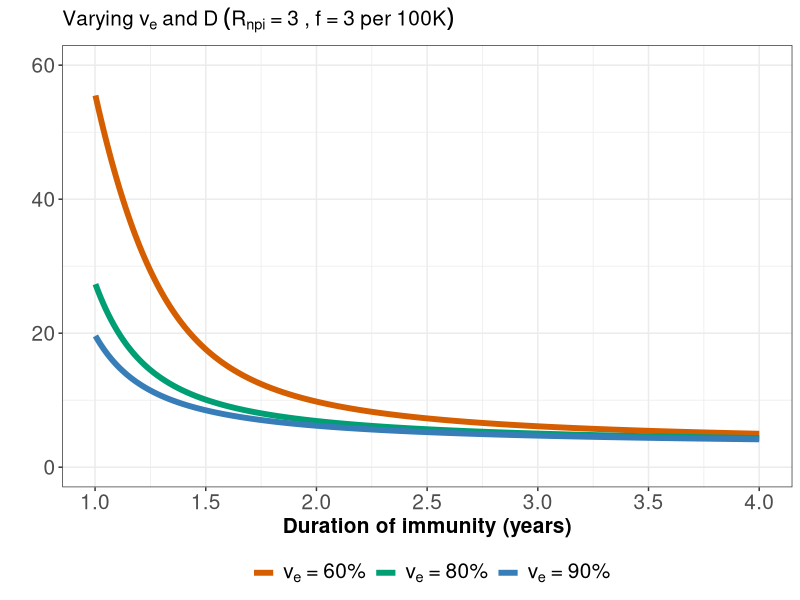
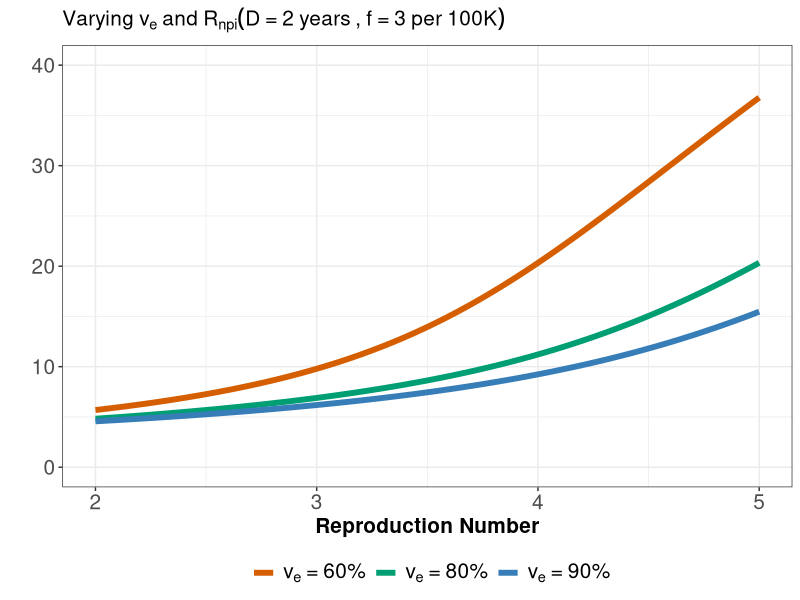
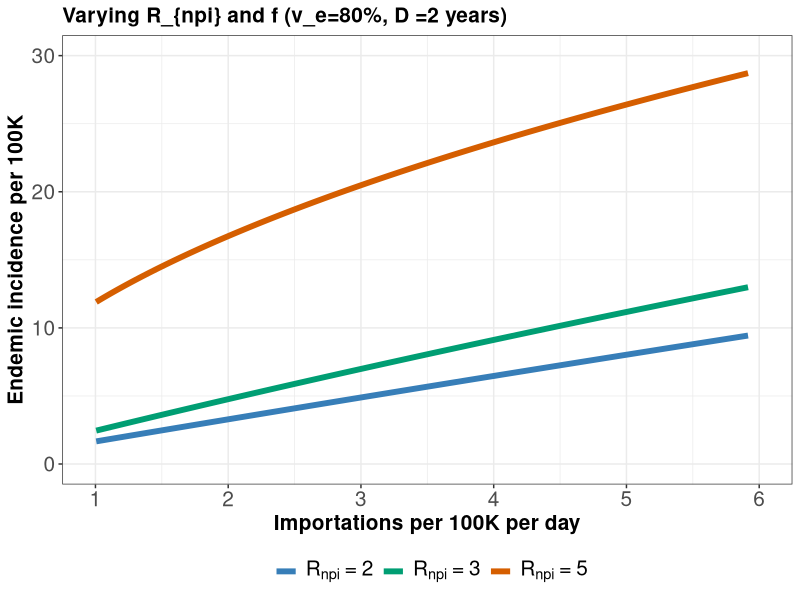
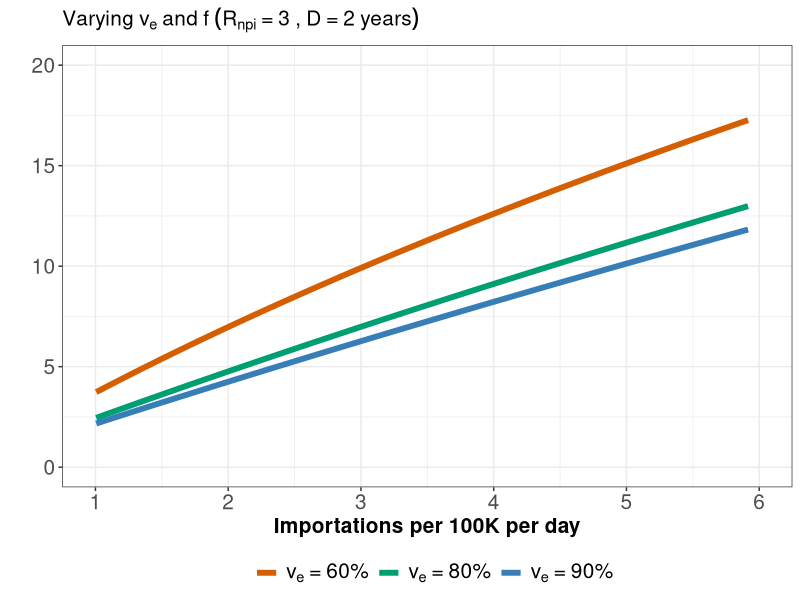
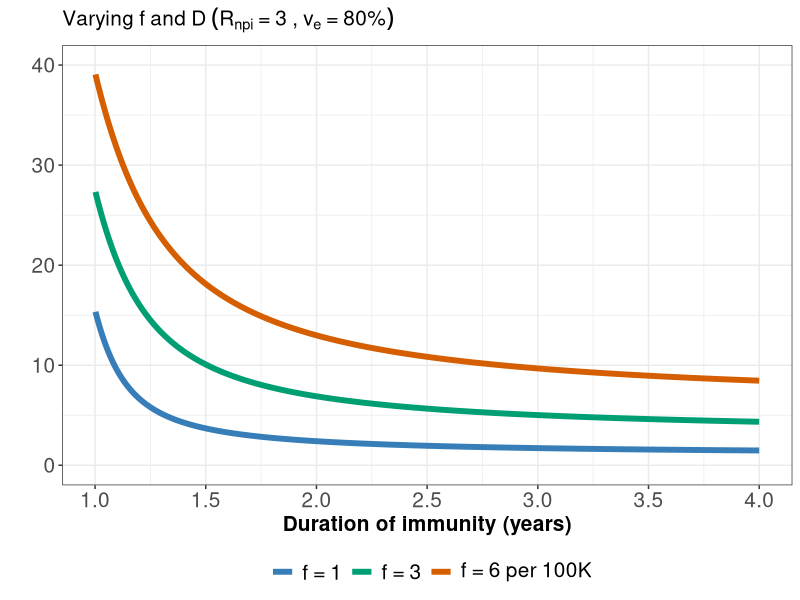
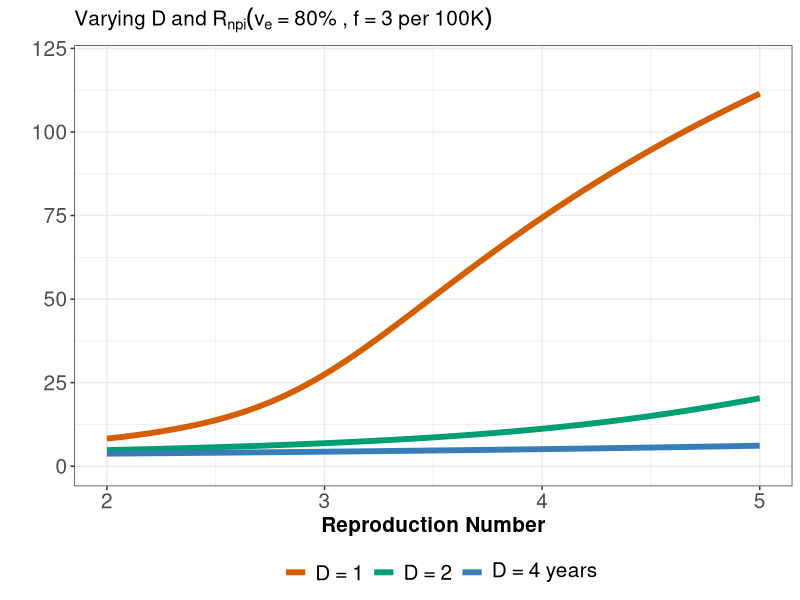

The R source for these figures, in order: (Note: this script raises an error after producing the figures.)
#Codes written by Elisha B. Are for simulations and Figures shown in the article: 
#COVID-19 endgame: from pandemic to endemic? 
#vaccination, reopening and evolution in a well-vaccinated population,
#submitted to The Journal of the royal society interface. 
#Dec 14, 2021

setwd(dirname(rstudioapi::getActiveDocumentContext()$path))#sets directory to source file location  
rm(list=ls())
library(dplyr)
library(ggplot2)


theme_pub <- theme(axis.text=element_text(size=15),
              plot.title = element_text(size=15, face="bold"),
              legend.position = "bottom", legend.title = element_text(size=15),
              legend.text = element_text(size=15),
              axis.title=element_text(size=15,face="bold")) 



#################################### for Fig 5A ###############################

R <- seq(2,5,0.05) #reproduction number 
mu <- 1/(82*365) # life expectancy (82 y in Canada)
sigma <- 1/3 #rate of progression to I
gamma <- 1/6 #recovery rate 
f <- (150/5.071e6) #f/N per day, approx 3 per day per 100K.   from phac 11.73, 12 per 100K per week
nu=0.007# vaccination rate 
ve=0.80 # vaccine efficacy 
endemic <- NULL

endemic_state <- function(w){ #solution to I in equation (1) at endemic steady state 
  endemic <-  1/2*(((mu+sigma)^2*(mu+gamma)^2*(nu*ve)^2+((4*((f-1/2*mu-1/2*sigma)*gamma+
      (mu+sigma)*(-1/2*mu+f))*sigma*(R*gamma)+2*(mu+sigma)^2*(mu+gamma)^2)*w+
       4*(mu+sigma)*(sigma*(-1/2*mu+f)*(R*gamma)+1/2*mu*(mu+sigma)*(mu+gamma))*(mu+gamma))*(nu*ve)+
       4*((1/4*(R*gamma)^2*sigma^2+ ((f-1/2*mu-1/2*sigma)*gamma+
       (mu+sigma)*(-1/2*mu+f))*sigma*(R*gamma)+
       1/4*(mu+sigma)^2*(mu+gamma)^2)*w+
        1/4*(R*gamma)^2*mu*sigma^2+(mu+sigma)*(-1/2*mu+f)*(mu+gamma)*sigma*(R*gamma)+
        1/4*mu*(mu+sigma)^2*(mu+gamma)^2)*(mu+w))^(1/2)-mu^3+
         (-w-(nu*ve)-gamma-sigma)*mu^2+((-w-(nu*ve)+(R*gamma)-gamma)*sigma+
        (-w-(nu*ve))*gamma)*mu+((-w-(nu*ve))*gamma+w*(R*gamma))*sigma)/(mu^2+
         (w+gamma+sigma)*mu+(w+gamma)*sigma+gamma*w)/(R*gamma)
  return(endemic) 
}

waning_1 <- endemic_state(1/(365)) #values of (w = 1/D)
waning_2 <- endemic_state(1/(2*365))
waning_3 <- endemic_state(1/(4*365))


#results are in I/N

df_waning_trans <- data.frame(waning_1 = waning_1*1e5/6, waning_2 = waning_2*1e5/6, 
                    waning_3 = waning_3*1e5/6, transm=R) # *1e5 to get per 100K, divide by gamma to approx incidence 
# *1e5 to get per 100K


#plot Fig 5A     

lab1 <- c(expression(D~"="~1),
          expression(D~"="~2), 
          expression(D~"="~4~years))

cols <- c("D = 1 year" = "#D55E00", "D = 2 years" ="#009E73", "D = 4 years" ="#377EB8")
  
g_waning <- ggplot() + geom_line(aes(x=df_waning_trans$transm, y=df_waning_trans$waning_1,col="D = 1 year"),size=2) + 
geom_line(aes(x=df_waning_trans$transm, y=df_waning_trans$waning_2, col="D = 2 years"),size=2) +
geom_line(aes(x=df_waning_trans$transm, y=df_waning_trans$waning_3, col="D = 4 years"),size=2) +
ylab(" ") + xlab("Reproduction Number") + theme_bw() +
theme_pub + 
scale_x_continuous(breaks = seq(2,6,1)) +  scale_y_continuous(limits=c(0, 120)) +
labs( color = " ", title=expression(Varying~D~and~R["npi"](v[e]~"="~"80%"~","~f~"="~3~per~"100K"))) +
scale_color_manual(values = cols, labels=lab1)


#################################### for Fig 5B ###############################

f <- seq(50/5.071e6,300/5.071e6,1/5.071e6)#seq(0.05,0.9,0.01) #seq(1,6,0.05)#seq(0.2,0.3,0.01)
nu <- 0.007
sigma <- 1/3
gamma <- 1/6
#f <- 0.271
w <- 1/(2*365) 
ve=0.80
endemic <- NULL
endemic_state <- function(R){
endemic <- 1/2*(((mu+sigma)^2*(mu+gamma)^2*(nu*ve)^2+((4*((f-1/2*mu-1/2*sigma)*gamma+
            (mu+sigma)*(-1/2*mu+f))*sigma*(R*gamma)+2*(mu+sigma)^2*(mu+gamma)^2)*w+
            4*(mu+sigma)*(sigma*(-1/2*mu+f)*(R*gamma)+1/2*mu*(mu+sigma)*(mu+gamma))*(mu+gamma))*(nu*ve)+
             4*((1/4*(R*gamma)^2*sigma^2+
            ((f-1/2*mu-1/2*sigma)*gamma+(mu+sigma)*(-1/2*mu+f))*sigma*(R*gamma)+1/4*(mu+sigma)^2*(mu+gamma)^2)*w+
              1/4*(R*gamma)^2*mu*sigma^2+(mu+sigma)*(-1/2*mu+f)*(mu+gamma)*sigma*(R*gamma)+
            1/4*mu*(mu+sigma)^2*(mu+gamma)^2)*(mu+w))^(1/2)-mu^3+(-w-(nu*ve)-gamma-sigma)*mu^2+
            ((-w-(nu*ve)+(R*gamma)-gamma)*sigma+(-w-(nu*ve))*gamma)*mu+
          ((-w-(nu*ve))*gamma+w*(R*gamma))*sigma)/(mu^2+(w+gamma+sigma)*mu+(w+gamma)*sigma+gamma*w)/(R*gamma)
  
  
  return(endemic) 
 }#solution to I in equation (1) at endemic steady state 
import_1 <- endemic_state(2)
import_2 <- endemic_state(3)
import_3 <- endemic_state(5)

df_import_trans <- data.frame(import_1 = import_1*100000/6, import_2= import_2*100000/6, 
                    import_3= import_3*100000/6, import=f*100000) # *1e5 to get per 100K, divide by gamma to approx incidence 
# *1e5 to get per 100K


#plot Fig 5B

lab1 <- c(expression(R["npi"]~"="~2),
          expression(R["npi"]~"="~3), 
          expression(R["npi"]~"="~5))


cols <- c("R_{npi} = 2" = "#377EB8", "R_{npi} = 3" ="#009E73", "R_{npi} = 5" = "#D55E00")

g_import <- ggplot() + geom_line(aes(x=df_import_trans$import, y=df_import_trans$import_1, col= "R_{npi} = 2"),size=2) + 
  geom_line(aes(x=df_import_trans$import, y=df_import_trans$import_2, col = "R_{npi} = 3"),size=2) +
  geom_line(aes(x=df_import_trans$import, y=df_import_trans$import_3, col= "R_{npi} = 5"),size=2) +
  ylab("Endemic incidence per 100K") + xlab("Importations per 100K per day") + theme_bw() +
  theme_pub +  
  scale_x_continuous(breaks = seq(round(1,1),round((350/5.071e6)*100000,1),round((50/5.071e6)*100000,1)),
                     limits = c(1,6)) +
  labs( color = "", title="Varying R_{npi} and f (v_e=80%, D =2 years)") + 
  scale_y_continuous(limits=c(0, 30)) + #max(df_import_trans$import_3) * 1.3)
  scale_color_manual(values = cols, labels=lab1)



#################################### for Fig 5C ###############################
                  

R <- 3#seq(2,10,0.05) #seq(1,6,0.05)#seq(0.2,0.3,0.01)
mu <- 1/(82*365)
sigma <- 1/3
gamma <- 1/6
f <- 150/5.071e6#20/5e6#0.0000005
endemic <- NULL
nu=0.007
w <- seq(1/(4*365),1/(1*365),0.00001)
endemic_state <- function(ve){
  endemic <-  1/2*(((mu+sigma)^2*(mu+gamma)^2*(nu*ve)^2+((4*((f-1/2*mu-1/2*sigma)*gamma+
              (mu+sigma)*(-1/2*mu+f))*sigma*(R*gamma)+2*(mu+sigma)^2*(mu+gamma)^2)*w+
              4*(mu+sigma)*(sigma*(-1/2*mu+f)*(R*gamma)+1/2*mu*(mu+sigma)*(mu+gamma))*(mu+gamma))*(nu*ve)+
              4*((1/4*(R*gamma)^2*sigma^2+
             ((f-1/2*mu-1/2*sigma)*gamma+(mu+sigma)*(-1/2*mu+f))*sigma*(R*gamma)+1/4*(mu+sigma)^2*(mu+gamma)^2)*w+
              1/4*(R*gamma)^2*mu*sigma^2+(mu+sigma)*(-1/2*mu+f)*(mu+gamma)*sigma*(R*gamma)+
                1/4*mu*(mu+sigma)^2*(mu+gamma)^2)*(mu+w))^(1/2)-mu^3+(-w-(nu*ve)-gamma-sigma)*mu^2+
              ((-w-(nu*ve)+(R*gamma)-gamma)*sigma+(-w-(nu*ve))*gamma)*mu+
             ((-w-(nu*ve))*gamma+w*(R*gamma))*sigma)/(mu^2+(w+gamma+sigma)*mu+(w+gamma)*sigma+gamma*w)/(R*gamma)
  return(endemic) 
} #solution to I in equation (1) at endemic steady state 
efficacy_1 <- endemic_state(0.60)
efficacy_2 <- endemic_state(0.80)
efficacy_3 <- endemic_state(0.90)




df_efficacy <- data.frame(efficacy_1 = efficacy_1*100000/6, efficacy_2 = efficacy_2*100000/6,
                efficacy_3 = efficacy_3*100000/6, waning=w)

#plot Fig 5C

lab1 <- c(expression(v[e]~"="~"60%"),
          expression(v[e]~"="~"80%"), 
          expression(v[e]~"="~"90%"))

cols <- c("v_e = 60%" = "#D55E00", "v_e = 80%" ="#009E73", "v_e = 90%" ="#377EB8")

g_efficacy <- ggplot() + geom_line(aes(x=(1/df_efficacy$waning)/365, y=df_efficacy$efficacy_1,col="v_e = 60%"),size=2) + 
  geom_line(aes(x=(1/df_efficacy$waning)/365, y=df_efficacy$efficacy_2, col="v_e = 80%"),size=2) +
  geom_line(aes(x=(1/df_efficacy$waning)/365, y=df_efficacy$efficacy_3, col="v_e = 90%"),size=2) +
  ylab(" ") + xlab("Duration of immunity (years)") + theme_bw() +
  theme_pub + 
  scale_x_continuous(breaks = seq(0,4,0.5)) +  scale_y_continuous(limits=c(0, 60)) +
  labs( color = "", title=expression(Varying~v[e]~and~D~(R["npi"]~"="~3~","~f~"="~3~per~"100K"))) +
  scale_color_manual(values = cols, labels=lab1)



#################################### for Fig 5D ###############################

R <- seq(2,5,0.05) 
mu <- 1/(82*365)
w <- 1/(2*365)
sigma <- 1/3
gamma <- 1/6
f <- (150/5.071e6)#0.0000005  from phac 11.73, 12 per 100K per week
endemic <- NULL
nu=0.007
#ve=0.75
endemic_state <- function(ve){
  endemic <-  1/2*(((mu+sigma)^2*(mu+gamma)^2*(nu*ve)^2+((4*((f-1/2*mu-1/2*sigma)*gamma+
            (mu+sigma)*(-1/2*mu+f))*sigma*(R*gamma)+2*(mu+sigma)^2*(mu+gamma)^2)*w+
             4*(mu+sigma)*(sigma*(-1/2*mu+f)*(R*gamma)+1/2*mu*(mu+sigma)*(mu+gamma))*(mu+gamma))*(nu*ve)+4*((1/4*(R*gamma)^2*sigma^2+
             ((f-1/2*mu-1/2*sigma)*gamma+(mu+sigma)*(-1/2*mu+f))*sigma*(R*gamma)+
               1/4*(mu+sigma)^2*(mu+gamma)^2)*w+1/4*(R*gamma)^2*mu*sigma^2+(mu+sigma)*(-1/2*mu+f)*(mu+gamma)*sigma*(R*gamma)+
               1/4*mu*(mu+sigma)^2*(mu+gamma)^2)*(mu+w))^(1/2)-mu^3+(-w-(nu*ve)-gamma-sigma)*mu^2+((-w-(nu*ve)+(R*gamma)-gamma)*sigma+
               (-w-(nu*ve))*gamma)*mu+((-w-(nu*ve))*gamma+w*(R*gamma))*sigma)/(mu^2+(w+gamma+sigma)*mu+(w+gamma)*sigma+gamma*w)/(R*gamma)
  
  return(endemic) 
}
efficR_1 <- endemic_state(0.60)
efficR_2 <- endemic_state(0.80)
efficR_3 <- endemic_state(0.90)

df_effic_trans <- data.frame(efficR_1 = efficR_1*100000/6, efficR_2 = efficR_2*100000/6, efficR_3 = efficR_3*100000/6, transm=R)

#plot Fig 5D

lab1 <- c(expression(v[e]~"="~"60%"),
          expression(v[e]~"="~"80%"), 
          expression(v[e]~"="~"90%"))

cols <- c("v_e = 60%"  = "#D55E00", "v_e = 80%"  ="#009E73", "v_e = 90%"  ="#377EB8")

g_efficR <- ggplot() + geom_line(aes(x=df_effic_trans$transm, y=df_effic_trans$efficR_1,col="v_e = 60%"),size=2) + 
  geom_line(aes(x=df_effic_trans$transm, y=df_effic_trans$efficR_2, col="v_e = 80%"),size=2) +
  geom_line(aes(x=df_effic_trans$transm, y=df_effic_trans$efficR_3, col="v_e = 90%"),size=2) +
  ylab(" ") + xlab("Reproduction Number") + theme_bw() +
  theme_pub + 
  scale_x_continuous(breaks = seq(2,6,1)) +  scale_y_continuous(limits=c(0,40 )) +
  labs( color = "", title=expression(Varying~v[e]~and~R["npi"](D~"="~2~years~","~f~"="~3~per~"100K"))) +
  scale_color_manual(values = cols, labels=lab1)


#################################### for Fig 5E ###############################


R <- 3
mu <- 1/(82*365)
sigma <- 1/3
gamma <- 1/6
#f <- 150/5.071e6#20/5e6#0.0000005
endemic <- NULL
nu=0.007
ve=0.8
w <- seq(1/(4*365),1/(1*365),0.00001)
endemic_state <- function(f){
     endemic <-  1/2*(((mu+sigma)^2*(mu+gamma)^2*(nu*ve)^2+((4*((f-1/2*mu-1/2*sigma)*gamma+
    (mu+sigma)*(-1/2*mu+f))*sigma*(R*gamma)+2*(mu+sigma)^2*(mu+gamma)^2)*w+
    4*(mu+sigma)*(sigma*(-1/2*mu+f)*(R*gamma)+1/2*mu*(mu+sigma)*(mu+gamma))*(mu+gamma))*(nu*ve)+4*((1/4*(R*gamma)^2*sigma^2+
    ((f-1/2*mu-1/2*sigma)*gamma+(mu+sigma)*(-1/2*mu+f))*sigma*(R*gamma)+1/4*(mu+sigma)^2*(mu+gamma)^2)*w+
      1/4*(R*gamma)^2*mu*sigma^2+(mu+sigma)*(-1/2*mu+f)*(mu+gamma)*sigma*(R*gamma)+
      1/4*mu*(mu+sigma)^2*(mu+gamma)^2)*(mu+w))^(1/2)-mu^3+(-w-(nu*ve)-gamma-sigma)*mu^2+
      ((-w-(nu*ve)+(R*gamma)-gamma)*sigma+(-w-(nu*ve))*gamma)*mu+
      ((-w-(nu*ve))*gamma+w*(R*gamma))*sigma)/(mu^2+(w+gamma+sigma)*mu+(w+gamma)*sigma+gamma*w)/(R*gamma)
  return(endemic) 
}


importwan_1 <- endemic_state(50/5.071e6)
importwan_2 <- endemic_state(150/5.071e6)
importwan_3 <- endemic_state(300/5.071e6)




df_importwan <- data.frame(importwan_1 = importwan_1*100000/6, importwan_2 = importwan_2*100000/6,
                           importwan_3 = importwan_3*100000/6, waning=w)

#plot Fig 5E
lab1 <- c(expression(f~"="~1),
          expression(f~"="~3), 
          expression(f~"="~6~per~"100K"))

cols <- c("f = 1" = "#377EB8", "f = 3" ="#009E73", "f = 6 per 100K" ="#D55E00")

g_importwan <- ggplot() + geom_line(aes(x=(1/df_importwan$waning)/365, y=df_importwan$importwan_1,col="f = 1"),size=2) + 
  geom_line(aes(x=(1/df_importwan$waning)/365, y=df_importwan$importwan_2, col="f = 3"),size=2) +
  geom_line(aes(x=(1/df_importwan$waning)/365, y=df_importwan$importwan_3, col="f = 6 per 100K"),size=2) +
  ylab("") + xlab("Duration of immunity (years)") + theme_bw() +
  theme_pub  + 
  scale_x_continuous(breaks = seq(1,4,0.5)) +  scale_y_continuous(limits=c(0, 40)) +
  labs( color = "", title=expression(Varying~f~and~D~(R["npi"]~"="~3~","~v[e]~"="~"80%"))) +
  scale_color_manual(values = cols,labels=lab1)


#################################### for Fig 5F ###############################

f <- seq(50/5.071e6,300/5.071e6,1/5.071e6)#seq(0.05,0.9,0.01) #seq(1,6,0.05)#seq(0.2,0.3,0.01)
nu <- 0.007
sigma <- 1/3
gamma <- 1/6
#f <- 0.271
w <- 1/(2*365) 
#ve=0.75
R=3
endemic <- NULL
endemic_state <- function(ve){
  
  endemic <-  1/2*(((mu+sigma)^2*(mu+gamma)^2*(nu*ve)^2+((4*((f-1/2*mu-1/2*sigma)*gamma+
 (mu+sigma)*(-1/2*mu+f))*sigma*(R*gamma)+2*(mu+sigma)^2*(mu+gamma)^2)*w+
 4*(mu+sigma)*(sigma*(-1/2*mu+f)*(R*gamma)+1/2*mu*(mu+sigma)*(mu+gamma))*(mu+gamma))*(nu*ve)+4*((1/4*(R*gamma)^2*sigma^2+
  ((f-1/2*mu-1/2*sigma)*gamma+(mu+sigma)*(-1/2*mu+f))*sigma*(R*gamma)+1/4*(mu+sigma)^2*(mu+gamma)^2)*w+
    1/4*(R*gamma)^2*mu*sigma^2+(mu+sigma)*(-1/2*mu+f)*(mu+gamma)*sigma*(R*gamma)+
   1/4*mu*(mu+sigma)^2*(mu+gamma)^2)*(mu+w))^(1/2)-mu^3+(-w-(nu*ve)-gamma-sigma)*mu^2+
   ((-w-(nu*ve)+(R*gamma)-gamma)*sigma+(-w-(nu*ve))*gamma)*mu+
  ((-w-(nu*ve))*gamma+w*(R*gamma))*sigma)/(mu^2+(w+gamma+sigma)*mu+(w+gamma)*sigma+gamma*w)/(R*gamma)
  
  
  return(endemic) 
}

importeffic_1 <- endemic_state(0.60)
importeffic_2 <- endemic_state(0.80)
importeffic_3 <- endemic_state(0.90)




df_importeffic_trans <- data.frame(importeffic_1 = importeffic_1*100000/6,
                    importeffic_2= importeffic_2*100000/6, importeffic_3= importeffic_3*100000/6 ,import=f*100000)


#plot Fig 5F

lab1 <- c(expression(v[e]~"="~"60%"),
          expression(v[e]~"="~"80%"), 
          expression(v[e]~"="~"90%"))


cols <- c("v_e = 60%" = "#D55E00", "v_e = 80%" ="#009E73", "v_e = 90%" ="#377EB8")

g_importeffic <- ggplot() + geom_line(aes(x=df_importeffic_trans$import, y=df_importeffic_trans$importeffic_1
                                          , col= "v_e = 60%"),size=2) + 
  geom_line(aes(x=df_importeffic_trans$import, y=df_importeffic_trans$importeffic_2, col = "v_e = 80%"),size=2) +
  geom_line(aes(x=df_importeffic_trans$import, y=df_importeffic_trans$importeffic_3, col= "v_e = 90%"),size=2) +
  ylab(" ") + xlab("Importations per 100K per day") + theme_bw() +
  theme_pub + 
  scale_x_continuous(breaks = seq(round(1,1),round((550/5.071e6)*100000,1),round((50/5.071e6)*100000,1)),
                     limits = c(1,6)) +
  labs( color = " ", title=expression(Varying~v[e]~and~f~(R["npi"]~"="~3~","~D~"="~2~years))) + 
  scale_y_continuous(limits=c(0, 20)) + #max(df_import_trans$import_3) * 1.3)
  scale_color_manual(values = cols,labels=lab1)


gg <- ggarrange( 
  g_waning,g_efficR, g_import,
   g_importeffic, g_efficacy,g_importwan,
  common.legend = FALSE, nrow=3,ncol=2, hjust=-1.2,legend = "bottom",  font.label = list(size = 20, color="Orange")
  , labels = c("A","B","C","D","E","F"))


ggsave(path = "~/Desktop/Endgame_paper/End-Game/results", "simp_model_endemic_scens.pdf", width = 10.5, height = 10,gg)
